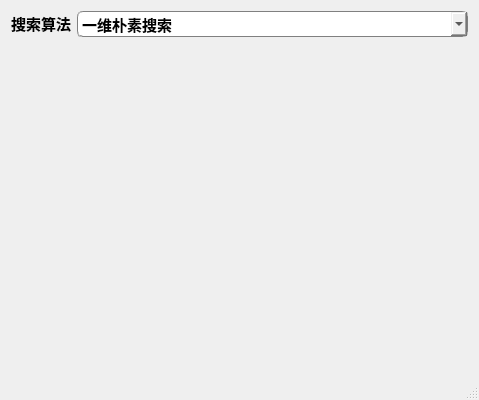
<?xml version="1.0" encoding="UTF-8"?>
<ui version="4.0">
 <class>OptimizationAlgorithmClass</class>
 <widget class="QMainWindow" name="OptimizationAlgorithmClass">
  <property name="geometry">
   <rect>
    <x>0</x>
    <y>0</y>
    <width>479</width>
    <height>400</height>
   </rect>
  </property>
  <property name="font">
   <font>
    <family>MS Serif</family>
    <pointsize>10</pointsize>
    <weight>75</weight>
    <bold>true</bold>
   </font>
  </property>
  <property name="windowTitle">
   <string>OptimizationAlgorithm</string>
  </property>
  <property name="styleSheet">
   <string notr="true">background-image: url(:/image/r1.jpg);


</string>
  </property>
  <widget class="QWidget" name="centralWidget">
   <layout class="QVBoxLayout" name="verticalLayout">
    <item>
     <layout class="QFormLayout" name="formLayout">
      <item row="0" column="1">
       <widget class="QComboBox" name="comboBox">
        <property name="font">
         <font>
          <family>MS Serif</family>
          <pointsize>11</pointsize>
          <weight>75</weight>
          <bold>true</bold>
         </font>
        </property>
        <property name="styleSheet">
         <string notr="true">border-radius:5px;
border:1px groove gray;
</string>
        </property>
        <item>
         <property name="text">
          <string>一维朴素搜索</string>
         </property>
        </item>
        <item>
         <property name="text">
          <string>二分搜索</string>
         </property>
        </item>
        <item>
         <property name="text">
          <string>黄金分割搜索</string>
         </property>
        </item>
        <item>
         <property name="text">
          <string>牛顿搜索</string>
         </property>
        </item>
        <item>
         <property name="text">
          <string>三点二次插值搜索</string>
         </property>
        </item>
        <item>
         <property name="text">
          <string>两点三次插值搜索</string>
         </property>
        </item>
       </widget>
      </item>
      <item row="0" column="0">
       <widget class="QLabel" name="label">
        <property name="font">
         <font>
          <family>MS Serif</family>
          <pointsize>11</pointsize>
          <weight>75</weight>
          <bold>true</bold>
         </font>
        </property>
        <property name="text">
         <string>&lt;!DOCTYPE HTML PUBLIC &quot;-//W3C//DTD HTML 4.0//EN&quot; &quot;http://www.w3.org/TR/REC-html40/strict.dtd&quot;&gt;
&lt;html&gt;&lt;head&gt;&lt;meta name=&quot;qrichtext&quot; content=&quot;1&quot; /&gt;&lt;style type=&quot;text/css&quot;&gt;
p, li { white-space: pre-wrap; }
&lt;/style&gt;&lt;/head&gt;&lt;body style=&quot; font-family:'MS Serif'; font-size:11pt; font-weight:600; font-style:normal;&quot;&gt;
&lt;p style=&quot; margin-top:0px; margin-bottom:0px; margin-left:0px; margin-right:0px; -qt-block-indent:0; text-indent:0px;&quot;&gt;&lt;span style=&quot; font-family:'Sitka Small'; font-size:11pt;&quot;&gt;搜索算法&lt;/span&gt;&lt;/p&gt;&lt;/body&gt;&lt;/html&gt;</string>
        </property>
       </widget>
      </item>
     </layout>
    </item>
   </layout>
  </widget>
  <widget class="QStatusBar" name="statusBar"/>
 </widget>
 <layoutdefault spacing="6" margin="11"/>
 <resources>
  <include location="Resource.qrc"/>
 </resources>
 <connections/>
</ui>
